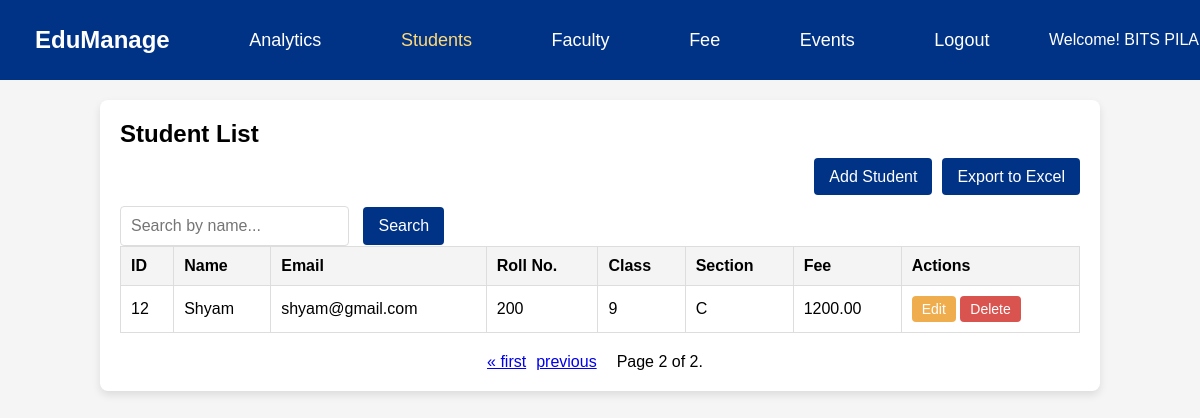
/students/?page=2 (signed in), run on an earlier commit of the app's database.
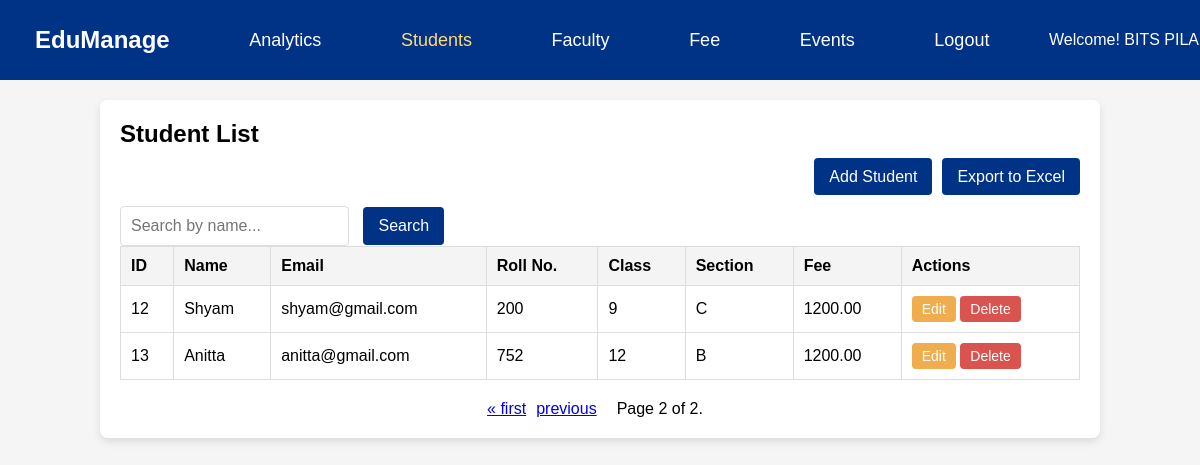
And on a later commit of the database.
### accounts/models.py (models this page shows, shortened)
class Student(models.Model):
    id = models.AutoField(primary_key=True)
    name = models.CharField(max_length=100)
    email = models.EmailField(unique=True)
    number = models.CharField(max_length=15)
    fathers_name = models.CharField(max_length=100)
    dob = models.DateField()
    roll_no = models.CharField(max_length=20, unique=True)
    student_class = models.CharField(max_length=20)
    section = models.CharField(max_length=10)
    fee = models.DecimalField(max_digits=10, decimal_places=2)
    school = models.ForeignKey(User, on_delete=models.CASCADE)  # Associate with school

### accounts/views.py (the view)
# urls.py: path('students/', views.student_list, name='student_list'),
@login_required
def student_list(request):
    search_query = request.GET.get('search', '')
    students = Student.objects.filter(school=request.user)  # Filter by the logged-in school
    if search_query:
        students = students.filter(name__icontains=search_query)
    paginator = Paginator(students, 10)
    page = request.GET.get('page')
    students_page = paginator.get_page(page)
    return render(request, 'accounts/student_list.html', {
        'students': students_page,
        'search_query': search_query
    })

### templates/accounts/student_list.html (shortened to what this page needs)
<!DOCTYPE html>
<html lang="en">
  <head>
    {% load static %}
    <link rel="stylesheet" href="{% static 'css/student_list.css' %}" />
  </head>
  <body>
    <nav class="navbar">
      <a
        href="{% url 'school_details' %}"
        class="navbar-brand"
        style="font-size: 24px; font-weight: bold"
        >EduManage</a
      >
      <a href="#" class="nav-link">Analytics</a>
      <a href="{% url 'student_list' %}" class="nav-link" style="color: #ffda78"
        >Students</a
      >
      <a href="{% url 'faculty_list' %}" class="nav-link">Faculty</a>
      <a href="{% url 'fee' %}" class="nav-link">Fee</a>
      <a href="{% url 'event_list' %}" class="nav-link">Events</a>
      <a href="{% url 'logout' %}" class="logout-link">Logout</a>
      <span class="school-name">Welcome! {{ user.school_name }}</span>
    </nav>
    <div class="container">
      <h2>Student List</h2>
      <div class="button-container">
        <div class="add-student">
          <a href="{% url 'student_add' %}" class="btn btn-primary"
            >Add Student</a
          >
        </div>
        <div class="export-button">
          <a href="{% url 'export_students' %}" class="btn btn-primary"
            >Export to Excel</a
          >
        </div>
      </div>
      <div class="search-box">
        <form action="{% url 'student_list' %}" method="get">
          <input
            type="text"
            name="search"
            placeholder="Search by name..."
            value="{{ request.GET.search }}"
          />
          <button type="submit" class="btn btn-primary">Search</button>
        </form>
      </div>
      <table class="table table-bordered">
        <thead>
          <tr>
            <th>ID</th>
            <th>Name</th>
            <th>Email</th>
            <th>Roll No.</th>
            <th>Class</th>
            <th>Section</th>
            <th>Fee</th>
            <th>Actions</th>
          </tr>
        </thead>
        <tbody>
          {% for student in students %}
          <tr>
            <td>{{ student.id }}</td>
            <td>{{ student.name }}</td>
            <td>{{ student.email }}</td>
            <td>{{ student.roll_no }}</td>
            <td>{{ student.student_class }}</td>
            <td>{{ student.section }}</td>
            <td>{{ student.fee }}</td>
            <td>
              <a
                href="{% url 'student_edit' student.id %}"
                class="btn btn-sm btn-warning"
                >Edit</a
              >
              <form
                action="{% url 'student_delete' student.id %}"
                method="POST"
                style="display: inline"
              >
                <button
                  type="submit"
                  class="btn btn-sm btn-danger"
                  onclick="return confirm('Are you sure you want to delete this student?');"
                >
                  Delete
                </button>
              </form>
            </td>
          </tr>
          {% empty %}
          <tr>
            <td colspan="8">No students available.</td>
          </tr>
          {% endfor %}
        </tbody>
      </table>
      <div class="pagination">
        <span class="step-links">
          {% if students.has_previous %}
          <a href="?page=1">&laquo; first</a>
          <a href="?page={{ students.previous_page_number }}">previous</a>
          {% endif %}
          <span class="current">
            Page {{ students.number }} of {{ students.paginator.num_pages }}.
          </span>
        </span>
      </div>
    </div>
  </body>
</html>

What changed in the data, as far as the page shows it:
added Student: id "13", name "Anitta", email "anitta@gmail.com", roll_no "752", student_class "12", section "B", fee "1200.00"
